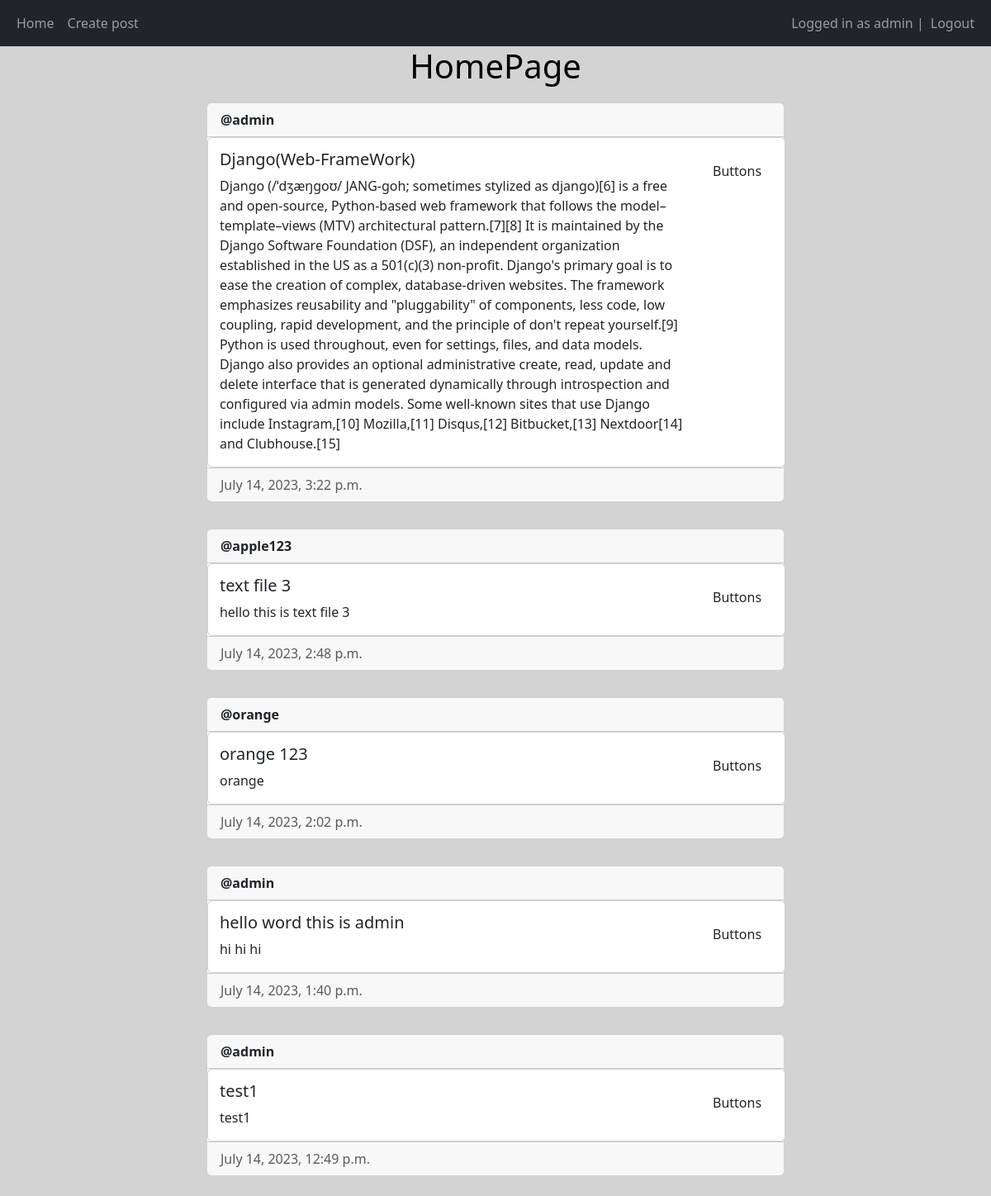
The app's page / (signed in) with its own data.
### main/models.py (models this page shows, shortened)
class Post(models.Model):
    Author = models.ForeignKey(User , on_delete=models.CASCADE)
    Title = models.CharField(max_length=40)
    Text = models.TextField()
    Created_At = models.DateTimeField(auto_now_add=True)
    Updated_At = models.DateTimeField(auto_now=True)

### main/views.py (the view)
# urls.py: path('' , home_view , name='home'),
@login_required(login_url="/login")
def home_view(request):
    postsquery = Post.objects.all()
    posts = postsquery.order_by('-Created_At')
    return render(request , 'main/home.html' , {'posts':posts})

### main/templates/main/home.html (shortened to what this page needs)
{% extends 'main/base.html' %}
{%block content%}
<h1>HomePage </h1>
{%for post in posts%}
<div class="card mt-2">
    <div class="postviewbox">
        <div class="card-header">
            <strong>@{{post.Author}}</strong>
        </div>
        <div class="card body d-flex flex-row justify-content-between">
            <div class="txtbox">
                <h5 class="card-tittle">{{post.Title}}</h5>
                <p>{{post.Text}}</p>
            </div>
            <div class="txtpad">
                Buttons
            </div>
        </div>
        <div class="card-footer text-muted" style = "color:blue;">{{post.Created_At}}</div>
    </div>
     </div><br>
{% empty %}
<strong><p>No posts Yet:( Create posts</p></strong>
{% endfor %}
{%endblock%}

### main/templates/main/base.html (shortened to what this page needs)
<!DOCTYPE html>
<html lang="en">
<head>
    <link href="https://cdn.jsdelivr.net/npm/bootstrap@5.3.0/dist/css/bootstrap.min.css" rel="stylesheet">
</head>
<body>
    <nav class="navbar navbar-expand-lg navbar-dark bg-dark">
    <div class="container-fluid">
        <div>
            <ul class="navbar-nav">
                <li class="nav-item">
                        <a class="nav-link" href="/home">Home</a>
                </li>
                <li class="nav-item">
                    <a class="nav-link" href="/create-post">Create post</a>
                </li>
            </ul>
        </div>
        <div>
            <ul class="navbar-nav">
            {% if user.is_authenticated %}
            <span class="navbar-text">Logged in as {{ user.get_username }} |</span>
                <li class="nav-item">
                    <a class="nav-link" href="/logout">Logout</a>
                </li>
            {% else %}
                <li class="nav-item">
                    <a class="nav-link" href="/login">Login</a>
                </li>
            {% endif %}
            </ul>
        </div>
    </nav>
        {% block content %}
        {% endblock%}
</body>
</html>

### main/templates/main/base.html (style rules this page uses)
body { color: black; background-color: lightgray; }
h1 { text-align: center; margin-bottom: 20px; }
.card { margin: 0 auto; width: 700px; }
.txtpad { padding: 4%; }
.txtbox { padding-left: 2%; padding-top: 2%; }

### records on screen
Post: Author "admin", Title "Django(Web-FrameWork)", Text "Django (/ˈdʒæŋɡoʊ/ JANG-goh; sometimes stylized as django)[6] is a free and open-source, Python-based web framework that follows the model–template–views (MTV) architectural pattern.[7][8] It is maintained by the Django Software Foundation (DSF), an independent organization established in the US as a 501(c)(3) non-profit. Django's primary goal is to ease the creation of complex, database-driven websites. The framework emphasizes reusability and \"pluggability\" of components, less code, low coupling, rapid development, and the principle of don't repeat yourself.[9] Python is used throughout, even for settings, files, and data models. Django also provides an optional administrative create,…", Created_At "July 14, 2023, 3:22 p.m."
Post: Author "apple123", Title "text file 3", Text "hello this is text file 3", Created_At "July 14, 2023, 2:48 p.m."
Post: Author "orange", Title "orange 123", Text "orange", Created_At "July 14, 2023, 2:02 p.m."
Post: Author "admin", Title "hello word this is admin", Text "hi hi hi", Created_At "July 14, 2023, 1:40 p.m."
Post: Author "admin", Title "test1", Text "test1", Created_At "July 14, 2023, 12:49 p.m."

### other values on screen
{{ user.get_username }} "admin"
